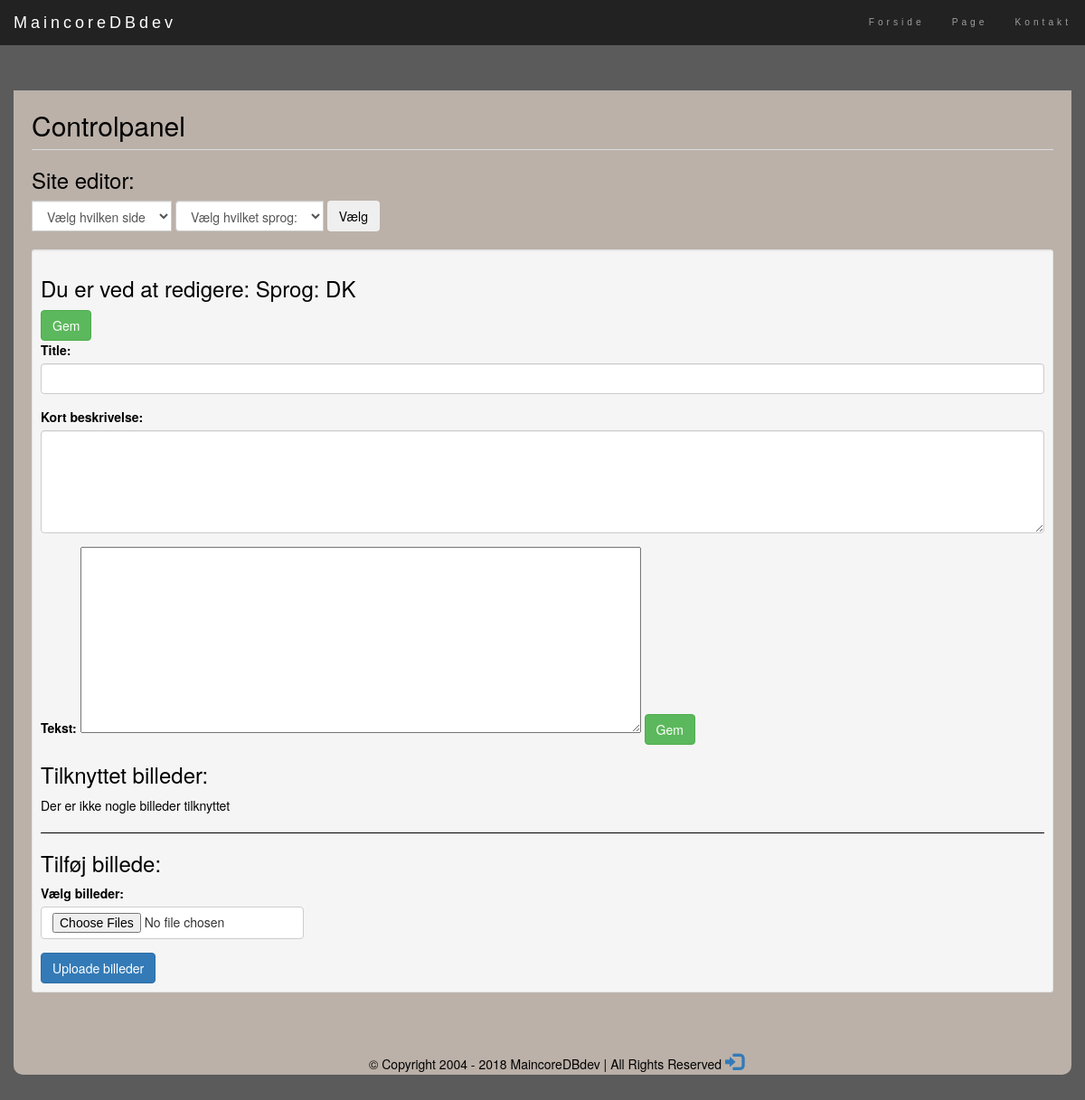
The app's page /control/site_editor.php with its own data.
### tables this page shows
CREATE TABLE `ReplaceDBnavi` (
  `id` int(11) NOT NULL,
  `link` varchar(40) NOT NULL,
  `required` int(11) NOT NULL,
  `navi_order` int(11) NOT NULL,
  `permission` int(11) NOT NULL,
  `place` varchar(32) NOT NULL
);

CREATE TABLE `ReplaceDBnavi_name` (
  `id` int(11) NOT NULL,
  `name` varchar(32) NOT NULL,
  `language` varchar(8) NOT NULL,
  `parent_id` int(11) NOT NULL
);

### core/unite_includes.php (called while the page is built, shortened)
<?php
require_once $_SERVER['DOCUMENT_ROOT']."/core/includes/head.php";
require_once $_SERVER['DOCUMENT_ROOT']."/core/includes/nav_plus_logo.php";
require_once $_SERVER['DOCUMENT_ROOT']."/".$sidenssti.$content;
require_once $_SERVER['DOCUMENT_ROOT']."/core/includes/foot.php";
?>

### control/site_editor.php (called while the page is built, shortened)
<?php
$sidenssti = "/control/content/site_editor";
$content = "/content.php";
require_once $_SERVER['DOCUMENT_ROOT']. "/core/unite_includes.php";
?>

### core/system_core.php (called while the page is built, shortened)
<?php
function check_permission($rule_id) {
    if (($rule_id == 0) || in_array(1, LOGIN_PERMISSIONS) || in_array($rule_id, LOGIN_PERMISSIONS)) {
        return true;
    }
    else {
        return false;
    }
}
?>

### control/content/site_editor/overmodule.php (called while the page is built, shortened)
<?php
require_once $_SERVER['DOCUMENT_ROOT']."/control/content/functions.php";
require_once $_SERVER['DOCUMENT_ROOT']."/plugins/SCMS-uploade-plugin/core/plugin_core.php";
$available_to_edit = true;
?>

### control/content/site_editor/content.php (the view, shortened to what this page needs)
<div class="container GLOBALdesign">
<div class="row">
    <div class="col-sm-12">
 <h2>Controlpanel</h2>
    <?php echo menu_line($web_page_name); ?>
          <h3>Site editor:</h3>
    <form action="/control/site_editor" method="get" class="form-inline">
        <div class="input-group">
            <select class="form-control" name="id" id="id">
                <option disabled selected>Vælg hvilken side</option>
                <?php
                    $conn = get_db_connection(MAIN_DB_HOST, MAIN_DB_DATABASE_NAME, MAIN_DB_USER, MAIN_DB_PASS);
                    $stmt = $conn->prepare("SELECT ReplaceDBnavi_name.id, ReplaceDBnavi_name.name, ReplaceDBtext.text
                                FROM ReplaceDBnavi_name
                                INNER JOIN ReplaceDBtext ON ReplaceDBnavi_name.parent_id=ReplaceDBtext.parent_id
                                GROUP BY ReplaceDBnavi_name.name;");
                    $stmt->execute();
                    if ($stmt->rowCount() > 0) {
                        foreach($stmt->fetchAll() as $row) {
                            echo "<option value='".$row['id']."'>".$row['name']."</option>";
                        }
                    }
                ?>
            </select>
            </div>
            <div class="input-group">
            <select class="form-control" name="edit_page_lang" id="edit_page_lang">
                <option disabled selected>Vælg hvilket sprog:</option>
                <?php
                    $conn = get_db_connection(MAIN_DB_HOST, MAIN_DB_DATABASE_NAME, MAIN_DB_USER, MAIN_DB_PASS);
                    $stmt = $conn->prepare("SELECT * FROM ReplaceDBcountry WHERE active = 1;");
                    $stmt->execute();
                    if ($stmt->rowCount() > 0) {
                        foreach($stmt->fetchAll() as $row) {
                            echo "<option value='".$row['code']."'>".$row['name']."</option>";
                        }
                    }
                ?>
            </select>
            </div>
                <button type="submit" class="btn btn-defult">Vælg</button>
    </form>
      <div class="well well-sm" style="color:black; margin-top:20px;">
                <?php
                    $text_title = $text_description = $text_thumbnail = "";
                    if (!($_SESSION['page_parent_id'] == "new" && $_SESSION['page_content_type'] == "post")) {
                        $conn = get_db_connection(MAIN_DB_HOST, MAIN_DB_DATABASE_NAME, MAIN_DB_USER, MAIN_DB_PASS);
                        if ($stmt->rowCount() == 1) {
                            foreach($stmt->fetchAll() as $row) {
                                if ($_SESSION['page_content_type'] == "page") {
                                    $text_parant_id = $row['parent_id'];
                                    $_SESSION['category_type'] = "page";
                                }
                                else if ($_SESSION['page_content_type'] == "post") {
                                    $text_parant_id = $row['id'];
                                    $_SESSION['category_type'] = $row['category'];
                                }
                                $text_title = $row['name'];
                                $text_description = $row['description'];
                                $text_thumbnail = $row['thumbnail'];
                            }
                        }
                    }
                    if ($available_to_edit) {
                    echo "<h3>Du er ved at redigere: ".$text_title." Sprog: ".$_SESSION['page_name_lang']."</h3>
                        <form action='/control/content/site_editor/save' method='post'>
                        <button class='btn btn-success' type='submit'>Gem</button>
                        <div class='form-group'>
                        <label for='titel'>Title:</label>
                        <input type='text' class='form-control' name='text_title' id='text_title' value='".$text_title."'>
                        </div>
                         <div class='form-group'>
                          <label for='comment'>Kort beskrivelse:</label>
                          <textarea class='form-control' rows='5' name='comment' id='comment'>".$text_description."</textarea>
                        </div>
                        <label for='titel'>Tekst:</label>
                            <textarea name='editor1' id='editor1' rows='10' cols='80'>"
                                . $row['text'] .
                            "</textarea>
                            <script>
                                CKEDITOR.replace( 'editor1' );
                            </script>
                            <button class='btn btn-success' type='submit'>Gem</button>
                        </form>";
                        echo "<h3>Tilknyttet billeder:</h3>";
                        $stmt = $conn->prepare("SELECT * FROM ReplaceDBimages WHERE attached_group = ? AND attached_id = ?;");
                        $stmt->execute(array($_SESSION['category_type'], $text_parant_id));
                        if ($stmt->rowCount() > 0) {
                            $result = $stmt->setFetchMode(PDO::FETCH_ASSOC);
                            foreach($stmt->fetchAll() as $row) {
                                $button_thumbnail = "";
                                if ($text_thumbnail == $row['dir']) {
                                    $button_thumbnail = "Billede er thumbnail";
                                }
                                else if ($_SESSION['page_content_type'] == "post") {
                                    $button_thumbnail = "<form class='form-inline' action='/plugins/SCMS-uploade-plugin/core/update_use_of_image' onsubmit='return confirmAction()' method='post'>
                                    <input type='hidden' class='form-control' name='id' id='id' value='".$text_parant_id."'>
                                    <input type='hidden' class='form-control' name='dir' id='dir' value='".$row['dir']."'>
                                    <button type='submit' class='btn btn-default'>Brug som thumbnail</button>
                                    </form>";
                                }
                                echo "<div class='row'>
                                        <div class='col-sm-2'>
                                            <a href='".$row['dir']."' target='_blank'>
                                                <img class='img-responsive'  style='padding-bottom:6px;' src='".$row['dir']."' alt='".$row['img_text']."' style='max-height:150px;'>
                                            </a>
                                        </div>
                                        <div class='col-sm-6'>
                                            <strong>URL:</strong><br>".$row['dir']. "
                                        </div>
                                        <div class='col-sm-2'>
                                            $button_thumbnail
                                        </div>
                                        <div class='col-sm-2'>
                                            <form class='form-inline' action='/plugins/SCMS-uploade-plugin/core/remove_img' onsubmit='return confirmAction()' method='post'>
                                            <input type='hidden' class='form-control' name='id' id='id' value='".$row['id']."'>
                                            <button type='submit' class='btn btn-danger'>Fjern</button>
                                            </form>
                                        </div>
                                    </div>";
                            }
                        }
                        else {
                            echo "Der er ikke nogle billeder tilknyttet";
                        }
                        if (!($_SESSION['page_parent_id'] == "new")) {
                            echo "<Hr />" . SCMS_uploade_plugin_get_uploade_form("Tilføj billede",
                                                                                 4,
                                                                                 $attached_group = $_SESSION['category_type'],
                                                                                 $attached_id = $text_parant_id);
                        }
                        else {
                            echo "<Hr /> Du skal gemme inden du kan tilknytte billeder";
                        }
                    }
                ?>
        </div>
    </div>
  </div>
</div>

### core/includes/nav_plus_logo.php (shortened to what this page needs)
<div class="container">
    <nav class="navbar navbar-inverse navbar-fixed-top">
        <div class="container-fluid">
                <div class="navbar-header">
            <a class="navbar-brand" href="/index"><?php echo GLOBAL_FIRM_NAME; ?></a>
        </div>
        <div class="collapse navbar-collapse" id="myNavbar">
            <ul class="nav navbar-nav navbar-right small">
                    <?php
                        try {
                            $conn = get_db_connection(MAIN_DB_HOST, MAIN_DB_DATABASE_NAME, MAIN_DB_USER, MAIN_DB_PASS);
                            $stmt = $conn->prepare("SELECT ReplaceDBnavi.link, ReplaceDBnavi_name.name
                                                    FROM ReplaceDBnavi
                                                    INNER JOIN ReplaceDBnavi_name ON ReplaceDBnavi.id=ReplaceDBnavi_name.parent_id
                                                    WHERE ReplaceDBnavi.place = 'standart'
                                                    ORDER BY navi_order;");
                            $stmt->execute(array($_SESSION['session_language']));
                            if ($stmt->rowCount() > 0) {
                                foreach($stmt->fetchAll() as $row) {
                                    echo '<li><a href="/'.$row['link'].'">'.$row['name'].'</a></li>';
                                }
                            }
                        }
                        catch(PDOException $e) {
                                $feedback = "Der er sket en fejl.";
                        }
                    ?>
            </ul>
        </div>
        </div>
    </nav>
</div>

### design/style.css (style rules this page uses)
body { color: black; background: #5B5B5B; }
hr { border-color: black; }
.GLOBALdesign { margin-top: 60px; margin-bottom: -2px; padding:20px; padding-top:2px; border-radius: 0px 0px 0px 0px; background: #bbb1a9; }
.navbar { margin-bottom: 0; z-index: 9997; border: 0; font-size: 12px !important; line-height: 1.42857143 !important; letter-spacing: 4px; border-radius: 0; font-family: Montserrat, sans-serif; }

### records on screen
replacedbnavi: replacedbnavi_name.name "Forside"
replacedbnavi: replacedbnavi_name.name "Page"
replacedbnavi: replacedbnavi_name.name "Kontakt"

### other values on screen
GLOBAL_FIRM_NAME "MaincoreDBdev"
$_SESSION['page_name_lang'] "DK"
$title "Tilføj billede"
